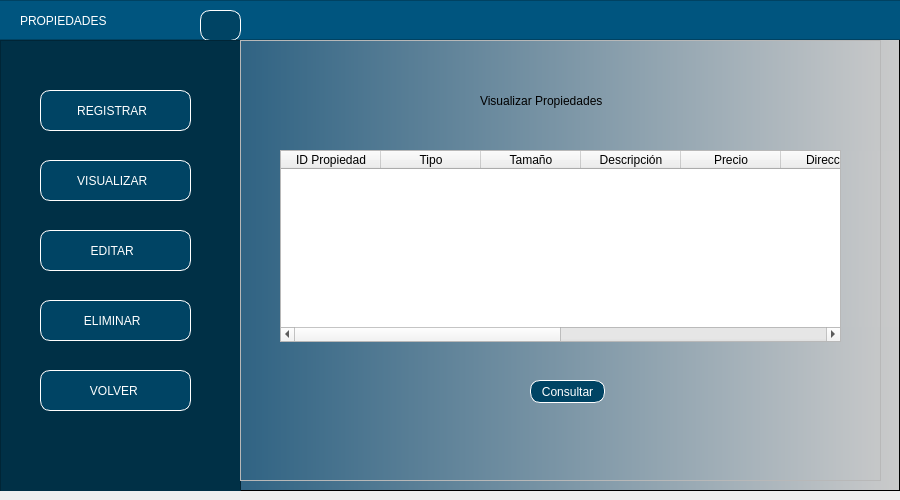
<?xml version="1.0" encoding="UTF-8"?>
<ui version="4.0">
 <class>MainWindow</class>
 <widget class="QMainWindow" name="MainWindow">
  <property name="geometry">
   <rect>
    <x>0</x>
    <y>0</y>
    <width>900</width>
    <height>500</height>
   </rect>
  </property>
  <property name="minimumSize">
   <size>
    <width>900</width>
    <height>500</height>
   </size>
  </property>
  <property name="maximumSize">
   <size>
    <width>900</width>
    <height>16777215</height>
   </size>
  </property>
  <property name="windowTitle">
   <string>MainWindow</string>
  </property>
  <widget class="QWidget" name="centralwidget">
   <layout class="QHBoxLayout" name="horizontalLayout" stretch="0">
    <property name="leftMargin">
     <number>0</number>
    </property>
    <property name="topMargin">
     <number>0</number>
    </property>
    <property name="rightMargin">
     <number>0</number>
    </property>
    <item>
     <widget class="QFrame" name="framefondo">
      <property name="styleSheet">
       <string notr="true">QWidget#framefondo{
background-color: qlineargradient(spread:pad, x1:0, y1:0, x2:1, y2:0, stop:0.039548 rgba(0, 67, 109, 255), stop:1 rgba(203, 203, 203, 255));}</string>
      </property>
      <property name="frameShape">
       <enum>QFrame::StyledPanel</enum>
      </property>
      <property name="frameShadow">
       <enum>QFrame::Raised</enum>
      </property>
      <widget class="QFrame" name="frame_superior">
       <property name="geometry">
        <rect>
         <x>-10</x>
         <y>0</y>
         <width>911</width>
         <height>40</height>
        </rect>
       </property>
       <property name="maximumSize">
        <size>
         <width>16777215</width>
         <height>40</height>
        </size>
       </property>
       <property name="styleSheet">
        <string notr="true">background-color: rgb(0, 85, 127);</string>
       </property>
       <property name="frameShape">
        <enum>QFrame::StyledPanel</enum>
       </property>
       <property name="frameShadow">
        <enum>QFrame::Raised</enum>
       </property>
       <widget class="QLabel" name="label">
        <property name="geometry">
         <rect>
          <x>30</x>
          <y>10</y>
          <width>181</width>
          <height>21</height>
         </rect>
        </property>
        <property name="styleSheet">
         <string notr="true">font: 16pt &quot;Arial&quot;;
color: white;</string>
        </property>
        <property name="text">
         <string>PROPIEDADES</string>
        </property>
       </widget>
       <widget class="QPushButton" name="pushButton_5">
        <property name="geometry">
         <rect>
          <x>210</x>
          <y>10</y>
          <width>41</width>
          <height>31</height>
         </rect>
        </property>
        <property name="styleSheet">
         <string notr="true">QPushButton{
font: 87 9pt &quot;Arial&quot;;
background-color: rgb(0, 68, 100);
color:white;
border:1px solid white;
border-radius: 10px;
}


QPushButton:hover {
background-color:qlineargradient(spread:pad, x1:0, y1:0, x2:1, y2:0, stop:0.039548 rgba(0, 67, 109, 255), stop:1 rgba(203, 203, 203, 255))
}</string>
        </property>
        <property name="text">
         <string/>
        </property>
        <property name="icon">
         <iconset>
          <normaloff>../../PROYECTO 1/Interfaz Grafica/Imagenes/menu.png</normaloff>../../PROYECTO 1/Interfaz Grafica/Imagenes/menu.png</iconset>
        </property>
       </widget>
      </widget>
      <widget class="QFrame" name="frameBotones">
       <property name="geometry">
        <rect>
         <x>0</x>
         <y>40</y>
         <width>241</width>
         <height>461</height>
        </rect>
       </property>
       <property name="styleSheet">
        <string notr="true">QFrame{
background-color: rgb(0, 48, 70)
}


QPushButton{
font: 87 9pt &quot;Arial&quot;;
background-color: rgb(0, 68, 100);
color:white;
border:1px solid white;
border-radius: 10px;
}


QPushButton:hover {
background-color:qlineargradient(spread:pad, x1:0, y1:0, x2:1, y2:0, stop:0.039548 rgba(0, 67, 109, 255), stop:1 rgba(203, 203, 203, 255))
}</string>
       </property>
       <property name="frameShape">
        <enum>QFrame::StyledPanel</enum>
       </property>
       <property name="frameShadow">
        <enum>QFrame::Raised</enum>
       </property>
       <widget class="QPushButton" name="pushButton">
        <property name="geometry">
         <rect>
          <x>40</x>
          <y>50</y>
          <width>151</width>
          <height>41</height>
         </rect>
        </property>
        <property name="layoutDirection">
         <enum>Qt::RightToLeft</enum>
        </property>
        <property name="styleSheet">
         <string notr="true"/>
        </property>
        <property name="text">
         <string>REGISTRAR  </string>
        </property>
        <property name="icon">
         <iconset>
          <normaloff>../../PROYECTO 1/Interfaz Grafica/Imagenes/registrar.png</normaloff>../../PROYECTO 1/Interfaz Grafica/Imagenes/registrar.png</iconset>
        </property>
       </widget>
       <widget class="QPushButton" name="pushButton_2">
        <property name="geometry">
         <rect>
          <x>40</x>
          <y>120</y>
          <width>151</width>
          <height>41</height>
         </rect>
        </property>
        <property name="layoutDirection">
         <enum>Qt::RightToLeft</enum>
        </property>
        <property name="styleSheet">
         <string notr="true"/>
        </property>
        <property name="text">
         <string>VISUALIZAR  </string>
        </property>
        <property name="icon">
         <iconset>
          <normaloff>../../PROYECTO 1/Interfaz Grafica/Imagenes/buscar.png</normaloff>../../PROYECTO 1/Interfaz Grafica/Imagenes/buscar.png</iconset>
        </property>
       </widget>
       <widget class="QPushButton" name="pushButton_3">
        <property name="geometry">
         <rect>
          <x>40</x>
          <y>190</y>
          <width>151</width>
          <height>41</height>
         </rect>
        </property>
        <property name="layoutDirection">
         <enum>Qt::RightToLeft</enum>
        </property>
        <property name="styleSheet">
         <string notr="true"/>
        </property>
        <property name="text">
         <string>EDITAR  </string>
        </property>
        <property name="icon">
         <iconset>
          <normaloff>../../PROYECTO 1/Interfaz Grafica/Imagenes/actualizar.png</normaloff>../../PROYECTO 1/Interfaz Grafica/Imagenes/actualizar.png</iconset>
        </property>
       </widget>
       <widget class="QPushButton" name="pushButton_4">
        <property name="geometry">
         <rect>
          <x>40</x>
          <y>260</y>
          <width>151</width>
          <height>41</height>
         </rect>
        </property>
        <property name="layoutDirection">
         <enum>Qt::RightToLeft</enum>
        </property>
        <property name="styleSheet">
         <string notr="true"/>
        </property>
        <property name="text">
         <string>ELIMINAR  </string>
        </property>
        <property name="icon">
         <iconset>
          <normaloff>../../PROYECTO 1/Interfaz Grafica/Imagenes/eliminar.png</normaloff>../../PROYECTO 1/Interfaz Grafica/Imagenes/eliminar.png</iconset>
        </property>
       </widget>
       <widget class="QPushButton" name="pushButton_11">
        <property name="geometry">
         <rect>
          <x>40</x>
          <y>330</y>
          <width>151</width>
          <height>41</height>
         </rect>
        </property>
        <property name="layoutDirection">
         <enum>Qt::RightToLeft</enum>
        </property>
        <property name="text">
         <string>VOLVER </string>
        </property>
        <property name="icon">
         <iconset>
          <normaloff>../../PROYECTO 1/Interfaz Grafica/Imagenes/volver.png</normaloff>../../PROYECTO 1/Interfaz Grafica/Imagenes/volver.png</iconset>
        </property>
       </widget>
      </widget>
      <widget class="QFrame" name="framePaginas">
       <property name="geometry">
        <rect>
         <x>240</x>
         <y>40</y>
         <width>641</width>
         <height>441</height>
        </rect>
       </property>
       <property name="frameShape">
        <enum>QFrame::StyledPanel</enum>
       </property>
       <property name="frameShadow">
        <enum>QFrame::Raised</enum>
       </property>
       <widget class="QStackedWidget" name="stackedWidget">
        <property name="geometry">
         <rect>
          <x>-10</x>
          <y>0</y>
          <width>671</width>
          <height>431</height>
         </rect>
        </property>
        <property name="currentIndex">
         <number>0</number>
        </property>
        <widget class="QWidget" name="pageVisualizar">
         <widget class="QLabel" name="label_13">
          <property name="geometry">
           <rect>
            <x>250</x>
            <y>50</y>
            <width>181</width>
            <height>21</height>
           </rect>
          </property>
          <property name="styleSheet">
           <string notr="true">font: 12pt &quot;Arial&quot;;</string>
          </property>
          <property name="text">
           <string>Visualizar Propiedades</string>
          </property>
         </widget>
         <widget class="QTableWidget" name="tableVisualizar">
          <property name="geometry">
           <rect>
            <x>50</x>
            <y>110</y>
            <width>561</width>
            <height>192</height>
           </rect>
          </property>
          <column>
           <property name="text">
            <string>ID Propiedad</string>
           </property>
          </column>
          <column>
           <property name="text">
            <string>Tipo</string>
           </property>
          </column>
          <column>
           <property name="text">
            <string>Tamaño</string>
           </property>
          </column>
          <column>
           <property name="text">
            <string>Descripción</string>
           </property>
          </column>
          <column>
           <property name="text">
            <string>Precio</string>
           </property>
          </column>
          <column>
           <property name="text">
            <string>Dirección</string>
           </property>
          </column>
          <column>
           <property name="text">
            <string>Num Habitaciones</string>
           </property>
          </column>
          <column>
           <property name="text">
            <string>Estado</string>
           </property>
          </column>
          <column>
           <property name="text">
            <string>Gatos adicionales</string>
           </property>
          </column>
          <column>
           <property name="text">
            <string>Fotos</string>
           </property>
          </column>
         </widget>
         <widget class="QPushButton" name="btnConsultar">
          <property name="geometry">
           <rect>
            <x>300</x>
            <y>340</y>
            <width>75</width>
            <height>23</height>
           </rect>
          </property>
          <property name="styleSheet">
           <string notr="true">QPushButton{
font: 87 9pt &quot;Arial&quot;;
background-color: rgb(0, 68, 100);
color:white;
border:1px solid white;
border-radius: 10px;
}


QPushButton:hover {
background-color:rgb(0, 101, 148);
}</string>
          </property>
          <property name="text">
           <string>Consultar</string>
          </property>
         </widget>
        </widget>
       </widget>
      </widget>
     </widget>
    </item>
   </layout>
  </widget>
 </widget>
 <resources/>
 <connections/>
</ui>
